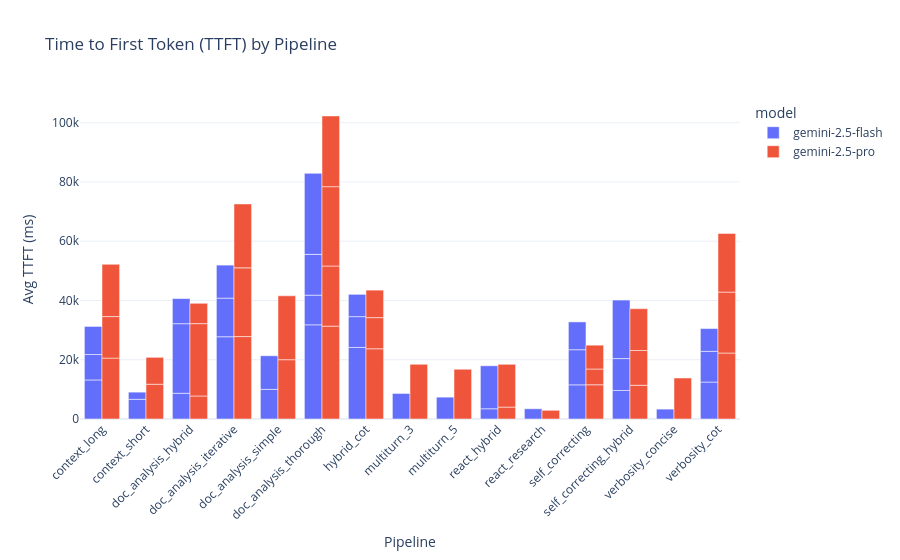

Notebook code for this chart:
### Markdown cell above
## 6. Streaming Metrics (TTFT)

### Code cell
streaming_data = get_streaming_analysis()
if not streaming_data.empty:
    print("Streaming Metrics:")
    display(streaming_data)
    
    fig = px.bar(
        streaming_data,
        x='pipeline',
        y='avg_ttft_ms',
        color='model',
        barmode='group',
        title='Time to First Token (TTFT) by Pipeline',
        labels={'avg_ttft_ms': 'Avg TTFT (ms)', 'pipeline': 'Pipeline'}
    )
    fig.update_layout(xaxis_tickangle=-45)
    fig.show()
else:
    print("No streaming data available. Run experiments with --streaming flag.")

### Figure 1 — Plotly figure (JSON) as saved in the notebook; plotly's stock layout.template omitted (floating-point values rounded to 4 significant figures)
{"data": [{"alignmentgroup": "True", "hovertemplate": "model=gemini-2.5-flash<br>Pipeline=%{x}<br>Avg TTFT (ms)=%{y}<extra></extra>", "legendgroup": "gemini-2.5-flash", "marker": {"color": "#636efa", "pattern": {"shape": ""}}, "name": "gemini-2.5-flash", "offsetgroup": "gemini-2.5-flash", "orientation": "v", "showlegend": true, "textposition": "auto", "type": "bar", "x": ["context_long", "context_long", "context_long", "context_short", "context_short", "doc_analysis_hybrid", "doc_analysis_hybrid", "doc_analysis_hybrid", "doc_analysis_iterative", "doc_analysis_iterative", "doc_analysis_iterative", "doc_analysis_simple", "doc_analysis_simple", "doc_analysis_thorough", "doc_analysis_thorough", "doc_analysis_thorough", "doc_analysis_thorough", "hybrid_cot", "hybrid_cot", "hybrid_cot", "multiturn_3", "multiturn_5", "react_hybrid", "react_hybrid", "react_research", "self_correcting", "self_correcting", "self_correcting", "self_correcting_hybrid", "self_correcting_hybrid", "self_correcting_hybrid", "verbosity_concise", "verbosity_cot", "verbosity_cot", "verbosity_cot"], "xaxis": "x", "y": [13180.0, 8577.0, 9480.0, 6647.0, 2414.0, 8685.0, 23480.0, 8486.0, 27760.0, 13030.0, 11150.0, 9992.0, 11350.0, 31790.0, 10010.0, 13760.0, 27340.0, 24150.0, 10390.0, 7522.0, 8619.0, 7374.0, 3456.0, 14510.0, 3453.0, 11530.0, 11850.0, 9383.0, 9620.0, 10770.0, 19740.0, 3334.0, 12470.0, 10370.0, 7689.0], "yaxis": "y"}, {"alignmentgroup": "True", "hovertemplate": "model=gemini-2.5-pro<br>Pipeline=%{x}<br>Avg TTFT (ms)=%{y}<extra></extra>", "legendgroup": "gemini-2.5-pro", "marker": {"color": "#EF553B", "pattern": {"shape": ""}}, "name": "gemini-2.5-pro", "offsetgroup": "gemini-2.5-pro", "orientation": "v", "showlegend": true, "textposition": "auto", "type": "bar", "x": ["context_long", "context_long", "context_long", "context_short", "context_short", "doc_analysis_hybrid", "doc_analysis_hybrid", "doc_analysis_hybrid", "doc_analysis_iterative", "doc_analysis_iterative", "doc_analysis_iterative", "doc_analysis_simple", "doc_analysis_simple", "doc_analysis_thorough", "doc_analysis_thorough", "doc_analysis_thorough", "doc_analysis_thorough", "hybrid_cot", "hybrid_cot", "hybrid_cot", "multiturn_3", "multiturn_5", "react_hybrid", "react_hybrid", "react_research", "self_correcting", "self_correcting", "self_correcting", "self_correcting_hybrid", "self_correcting_hybrid", "self_correcting_hybrid", "verbosity_concise", "verbosity_cot", "verbosity_cot", "verbosity_cot"], "xaxis": "x", "y": [20550.0, 14010.0, 17640.0, 11740.0, 9073.0, 7769.0, 24420.0, 6869.0, 27820.0, 23200.0, 21560.0, 20010.0, 21560.0, 31340.0, 20300.0, 26770.0, 23870.0, 23700.0, 10520.0, 9274.0, 18460.0, 16790.0, 4024.0, 14440.0, 2935.0, 11560.0, 5310.0, 8047.0, 11390.0, 11720.0, 14110.0, 13840.0, 22260.0, 20560.0, 19790.0], "yaxis": "y"}], "layout": {"barmode": "group", "legend": {"title": {"text": "model"}, "tracegroupgap": 0}, "title": {"text": "Time to First Token (TTFT) by Pipeline"}, "xaxis": {"anchor": "y", "domain": [0, 1], "tickangle": -45, "title": {"text": "Pipeline"}}, "yaxis": {"anchor": "x", "domain": [0, 1], "title": {"text": "Avg TTFT (ms)"}}}}
